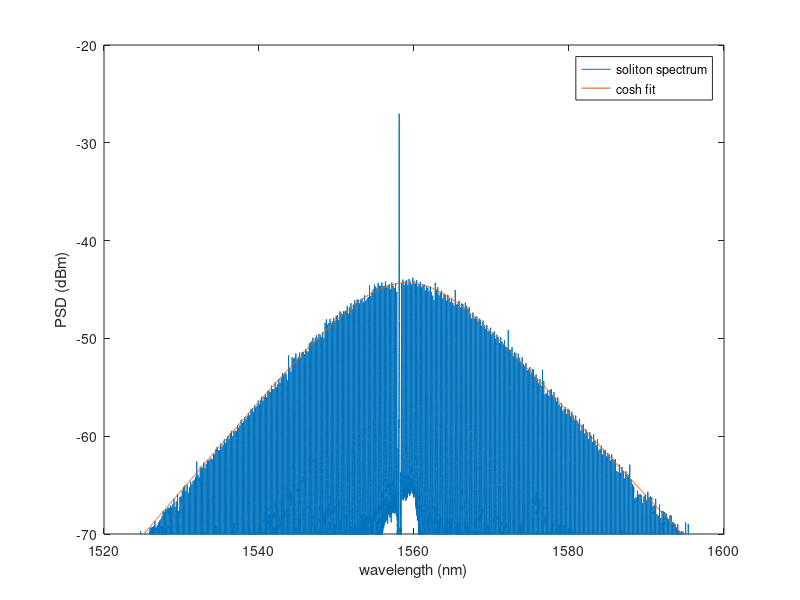

MATLAB code for this plot:
data = load('2021_08_31_T22.45.53_Dataset.mat');

Spectrum = data.handles.OSA1_data;
Sepctrum_x = Spectrum.tr.x;
Sepctrum_y = Spectrum.tr.y;

figure
plot(Sepctrum_x,Sepctrum_y)
xlabel('wavelength (nm)')
ylabel('PSD (dBm)')
xlim([1520 1600])
ylim([-70 -20])

hold on
c = 3e5;
plot(Sepctrum_x,10*log10(abs(cosh(c./Sepctrum_x-192.42).^(-1.05)).^1.57)-44.3,linewidth=0.8)
legend('soliton spectrum','cosh fit')
% savefig('SolitonSpectrum2.fig')
